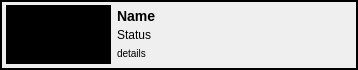
<?xml version="1.0" encoding="UTF-8"?>
<ui version="4.0">
 <class>ProjectCard</class>
 <widget class="QFrame" name="ProjectCard">
  <property name="geometry">
   <rect>
    <x>0</x>
    <y>0</y>
    <width>358</width>
    <height>70</height>
   </rect>
  </property>
  <property name="sizePolicy">
   <sizepolicy hsizetype="Preferred" vsizetype="MinimumExpanding">
    <horstretch>0</horstretch>
    <verstretch>0</verstretch>
   </sizepolicy>
  </property>
  <property name="minimumSize">
   <size>
    <width>310</width>
    <height>70</height>
   </size>
  </property>
  <property name="maximumSize">
   <size>
    <width>470</width>
    <height>16777215</height>
   </size>
  </property>
  <property name="baseSize">
   <size>
    <width>358</width>
    <height>70</height>
   </size>
  </property>
  <property name="focusPolicy">
   <enum>Qt::StrongFocus</enum>
  </property>
  <property name="windowTitle">
   <string>Frame</string>
  </property>
  <property name="styleSheet">
   <string notr="true"/>
  </property>
  <property name="frameShape">
   <enum>QFrame::Box</enum>
  </property>
  <property name="frameShadow">
   <enum>QFrame::Plain</enum>
  </property>
  <property name="lineWidth">
   <number>2</number>
  </property>
  <layout class="QHBoxLayout" name="horizontalLayout" stretch="0,1,0">
   <property name="leftMargin">
    <number>4</number>
   </property>
   <property name="topMargin">
    <number>1</number>
   </property>
   <property name="rightMargin">
    <number>0</number>
   </property>
   <property name="bottomMargin">
    <number>1</number>
   </property>
   <item>
    <widget class="QLabel" name="icon_label">
     <property name="sizePolicy">
      <sizepolicy hsizetype="Fixed" vsizetype="Fixed">
       <horstretch>0</horstretch>
       <verstretch>0</verstretch>
      </sizepolicy>
     </property>
     <property name="minimumSize">
      <size>
       <width>105</width>
       <height>59</height>
      </size>
     </property>
     <property name="maximumSize">
      <size>
       <width>105</width>
       <height>59</height>
      </size>
     </property>
     <property name="baseSize">
      <size>
       <width>105</width>
       <height>59</height>
      </size>
     </property>
     <property name="styleSheet">
      <string notr="true">background-color: black;</string>
     </property>
     <property name="text">
      <string/>
     </property>
     <property name="pixmap">
      <pixmap resource="resources.qrc">:/tk_multi_importcut/default_card_icon.png</pixmap>
     </property>
     <property name="scaledContents">
      <bool>false</bool>
     </property>
     <property name="alignment">
      <set>Qt::AlignCenter</set>
     </property>
    </widget>
   </item>
   <item>
    <layout class="QVBoxLayout" name="verticalLayout_2">
     <property name="spacing">
      <number>1</number>
     </property>
     <property name="topMargin">
      <number>4</number>
     </property>
     <property name="bottomMargin">
      <number>4</number>
     </property>
     <item>
      <widget class="QLabel" name="title_label">
       <property name="text">
        <string>&lt;big&gt;&lt;b&gt;Name&lt;/b&gt;&lt;/big&gt;</string>
       </property>
      </widget>
     </item>
     <item>
      <widget class="QLabel" name="status_label">
       <property name="text">
        <string>Status</string>
       </property>
      </widget>
     </item>
     <item>
      <widget class="ElidedLabel" name="details_label">
       <property name="text">
        <string>&lt;small&gt;details&lt;/small&gt;</string>
       </property>
      </widget>
     </item>
    </layout>
   </item>
   <item>
    <widget class="QPushButton" name="select_button">
     <property name="sizePolicy">
      <sizepolicy hsizetype="Maximum" vsizetype="Maximum">
       <horstretch>0</horstretch>
       <verstretch>0</verstretch>
      </sizepolicy>
     </property>
     <property name="maximumSize">
      <size>
       <width>30</width>
       <height>30</height>
      </size>
     </property>
     <property name="toolTip">
      <string extracomment="Click to choose this Sequence"/>
     </property>
     <property name="text">
      <string/>
     </property>
     <property name="icon">
      <iconset resource="resources.qrc">
       <normaloff>:/tk_multi_importcut/right_arrow.png</normaloff>:/tk_multi_importcut/right_arrow.png</iconset>
     </property>
     <property name="iconSize">
      <size>
       <width>30</width>
       <height>30</height>
      </size>
     </property>
     <property name="checkable">
      <bool>false</bool>
     </property>
     <property name="flat">
      <bool>true</bool>
     </property>
    </widget>
   </item>
  </layout>
 </widget>
 <customwidgets>
  <customwidget>
   <class>ElidedLabel</class>
   <extends>QLabel</extends>
   <header>..dialog</header>
  </customwidget>
 </customwidgets>
 <resources>
  <include location="resources.qrc"/>
 </resources>
 <connections/>
</ui>
